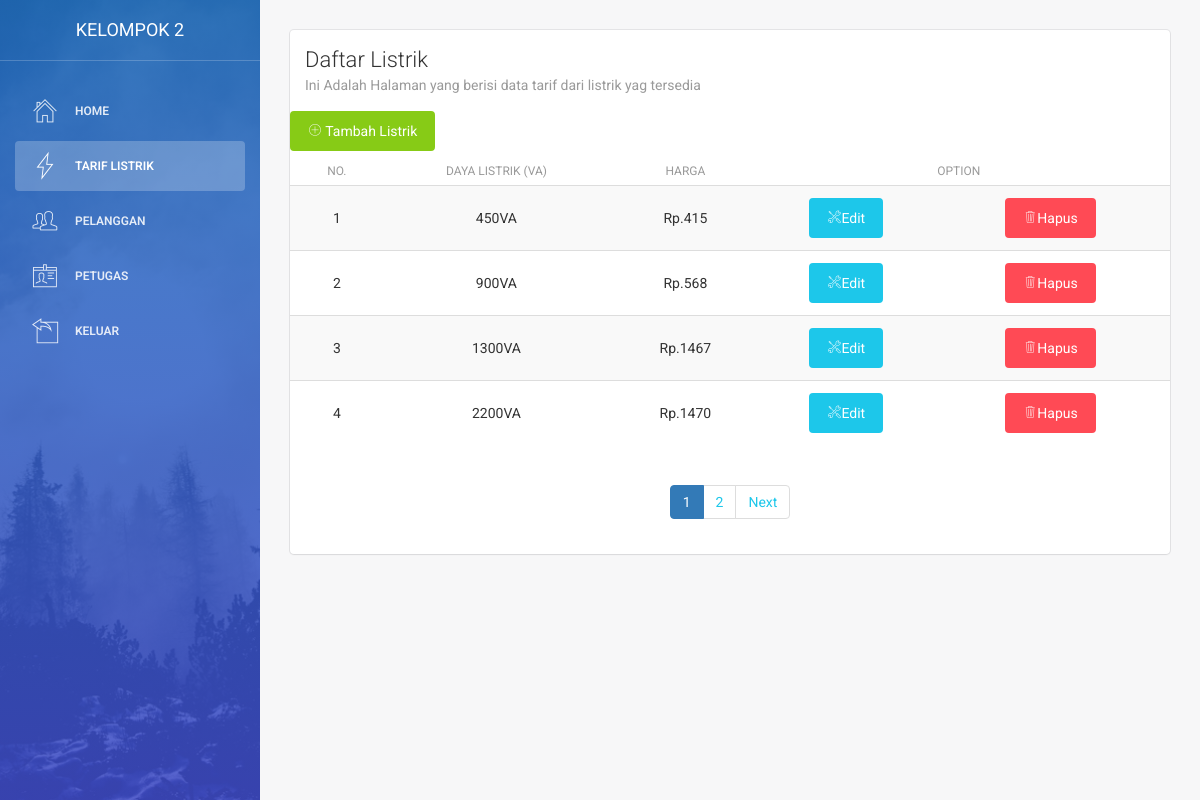
Page /index.php/listrik on the committed database.
### tables this page shows
CREATE TABLE `daya` (
  `id` int(11) NOT NULL,
  `kd_daya` varchar(255) NOT NULL,
  `daya` int(30) NOT NULL,
  `gol_tarif` int(30) NOT NULL
);

### index.php (called while the page is built, shortened)
<?php
require_once BASEPATH.'core/CodeIgniter.php';

### application/models/Model_listrik.php (called while the page is built, shortened)
<?php
class Model_listrik extends CI_model
{
	public function data($number,$offset){
		return $query = $this->db->get('daya',$number,$offset)->result();
	}
}
 ?>

### application/views/admin/listrik/data_listrik.php (the view, shortened to what this page needs)
	<!doctype html>
<html lang="en">
<head>
    <link href="<?php echo base_url('assets/css/bootstrap.min.css" rel="stylesheet') ?>" />
    <link href="<?php echo base_url('assets/css/animate.min.css" rel="stylesheet') ?>"/>
    <link href="<?php echo base_url('assets/css/light-bootstrap-dashboard.css?v=1.4.0') ?>" rel="stylesheet"/>
    <link href="<?php echo base_url('assets/css/demo.css" rel="stylesheet') ?>" />
    <link href="http://maxcdn.bootstrapcdn.com/font-awesome/4.2.0/css/font-awesome.min.css" rel="stylesheet">
    <link href="<?php echo base_url('assets/css/pe-icon-7-stroke.css" rel="stylesheet') ?>" />
</head>
<body>
<div class="wrapper">
    <div class="sidebar" data-color="blue" data-image="<?php echo base_url('assets/img/sidebar-5.jpg') ?>">
    	<div class="sidebar-wrapper">
            <div class="logo">
                <a href="#" class="simple-text">
                    Kelompok 2
                </a>
            </div>
            <ul class="nav">
                <li>
                    <a href="<?php echo base_url() ?>index.php/transaksi/">
                        <i class="pe-7s-home"></i>
                        <p>Home</p>
                    </a>
                </li>
                <li class="active">
                    <a href="<?php echo base_url() ?>index.php/listrik/">
                        <i class="pe-7s-gleam"></i>
                        <p>Tarif Listrik</p>
                    </a>
                </li>
                <li >
                    <a href="<?php echo base_url() ?>index.php/pelanggan/">
                        <i class="pe-7s-users"></i>
                        <p>Pelanggan </p>
                    </a>
                </li>
                <li >
                    <a href="<?php echo base_url() ?>index.php/petugas/">
                        <i class="pe-7s-id"></i>
                        <p>Petugas </p>
                    </a>
                </li>
                <li>
                    <a href="<?php echo base_url() ?>index.php/Login/">
                        <i class="pe-7s-back-2"></i>
                        <p>Keluar</p>
                    </a>
                </li>
            </ul>
    	</div>
    </div>
    <div class="main-panel">
        <div class="content">
            <div class="container-fluid">
                <div class="row">
                    <div class="col-md-12">
                        <div class="card">
                            <div class="header">
                                <h4 class="title">Daftar Listrik</h4>
                                <p class="category">Ini Adalah Halaman yang berisi data tarif dari listrik yag tersedia</p>
                            </div>
                            <div class="content table-responsive table-full-width">
                                <table class="table table-hover table-striped">
                                    <thead>
										<th><center>No.</center></th>
										<th><center>Daya Listrik (VA)</center></th>
										<th><center>Harga</center></th>
										<th colspan="2"><center>Option</center></th>
									</thead>
                                    <tbody>
											<?php
											$no = $this->uri->segment('3') + 1;
											foreach ($daya as $listrik) {
											  ?>
									<tr>
										<td><center><?php echo $no++ ?></center> </td>
										<td><center><?php echo $listrik->daya ?>VA</center></td>
										<td><center>Rp.<?php echo $listrik->gol_tarif ?></center></td>
										<td>
                                            <center>
											<a class="btn btn-md btn-fill btn-info" href="<?php echo base_url()?>index.php/listrik/edit/<?php echo $listrik->id ?>"><span class="pe-7s-tools"></span>Edit </a>
                                            </center>
                                        </td>
                                        <td>
                                            <center>
											<a href="<?php echo base_url()?>index.php/listrik/hapus/<?php echo $listrik->id ?>" class="btn btn-md btn-fill btn-danger"><span class="pe-7s-trash"></span>Hapus
											</a>
                                            </center>
										</td>
									</tr>
										<?php } ?>
										<a class="btn btn-fill btn-success" href="<?php echo base_url() ?>index.php/listrik/tambah"><span class="pe-7s-plus"></span>      Tambah Listrik</a>
                                    </tbody>
                                </table>
                                <?php
                                echo $this->pagination->create_links(); ?>
                            </div>
                        </div>
                    </div>
                </div>
            </div>
        </div>
    </div>
</div>
</body>
</html>

### rows in the picture
daya: daya "450", gol_tarif "415"
daya: daya "900", gol_tarif "568"
daya: daya "1300", gol_tarif "1467"
daya: daya "2200", gol_tarif "1470"

### other values in the picture
$this->pagination->create_links() "1 2 Next"
